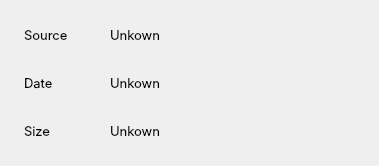
<?xml version="1.0" encoding="UTF-8"?>
<ui version="4.0">
 <class>PictureCardInfo</class>
 <widget class="QWidget" name="PictureCardInfo">
  <property name="geometry">
   <rect>
    <x>0</x>
    <y>0</y>
    <width>379</width>
    <height>166</height>
   </rect>
  </property>
  <property name="maximumSize">
   <size>
    <width>379</width>
    <height>166</height>
   </size>
  </property>
  <property name="windowTitle">
   <string>Form</string>
  </property>
  <layout class="QHBoxLayout" name="horizontalLayout_2">
   <item>
    <widget class="QLabel" name="pictureLabel">
     <property name="maximumSize">
      <size>
       <width>16777215</width>
       <height>167</height>
      </size>
     </property>
     <property name="text">
      <string/>
     </property>
     <property name="pixmap">
      <pixmap resource="../../resources/qrcs/addPerson.qrc">:/images/images/Person.jpg</pixmap>
     </property>
     <property name="scaledContents">
      <bool>true</bool>
     </property>
     <property name="alignment">
      <set>Qt::AlignCenter</set>
     </property>
    </widget>
   </item>
   <item>
    <layout class="QHBoxLayout" name="horizontalLayout" stretch="1,3">
     <property name="spacing">
      <number>0</number>
     </property>
     <item>
      <layout class="QVBoxLayout" name="verticalLayout_2">
       <item>
        <widget class="QLabel" name="sourceLabel">
         <property name="font">
          <font>
           <family>Inter</family>
           <pointsize>10</pointsize>
           <weight>50</weight>
           <bold>false</bold>
          </font>
         </property>
         <property name="text">
          <string>Source</string>
         </property>
        </widget>
       </item>
       <item>
        <widget class="QLabel" name="dateLabel">
         <property name="font">
          <font>
           <family>Inter</family>
           <pointsize>10</pointsize>
           <weight>50</weight>
           <bold>false</bold>
          </font>
         </property>
         <property name="text">
          <string>Date</string>
         </property>
        </widget>
       </item>
       <item>
        <widget class="QLabel" name="sizeLabel">
         <property name="font">
          <font>
           <family>Inter</family>
           <pointsize>10</pointsize>
           <weight>50</weight>
           <bold>false</bold>
          </font>
         </property>
         <property name="text">
          <string>Size</string>
         </property>
        </widget>
       </item>
      </layout>
     </item>
     <item>
      <layout class="QVBoxLayout" name="verticalLayout_3">
       <item>
        <widget class="QLabel" name="sourceInfo">
         <property name="font">
          <font>
           <family>Inter</family>
           <pointsize>10</pointsize>
           <weight>50</weight>
           <bold>false</bold>
          </font>
         </property>
         <property name="text">
          <string>Unkown</string>
         </property>
        </widget>
       </item>
       <item>
        <widget class="QLabel" name="dateInfo">
         <property name="font">
          <font>
           <family>Inter</family>
           <pointsize>10</pointsize>
           <weight>50</weight>
           <bold>false</bold>
          </font>
         </property>
         <property name="text">
          <string>Unkown</string>
         </property>
        </widget>
       </item>
       <item>
        <widget class="QLabel" name="sizeInfo">
         <property name="font">
          <font>
           <family>Inter</family>
           <pointsize>10</pointsize>
           <weight>50</weight>
           <bold>false</bold>
          </font>
         </property>
         <property name="text">
          <string>Unkown</string>
         </property>
        </widget>
       </item>
      </layout>
     </item>
    </layout>
   </item>
  </layout>
 </widget>
 <resources>
  <include location="../../resources/qrcs/addPerson.qrc"/>
 </resources>
 <connections/>
</ui>
